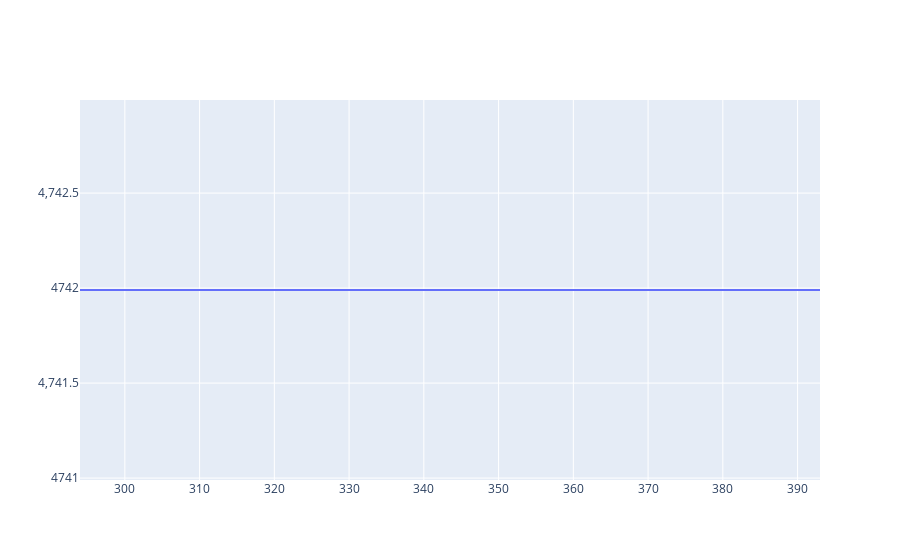

The notebook cell this image was saved under:
### Code cell
df = florida_cases.reset_index()[0]
print(df.values)
X = days

model = RandomForestRegressor()
model.fit(X, df.values.reshape(-1, 1))

# x_range = np.linspace(X.min(), X.max(), df.size)
# y_range = model.predict(x_range.reshape(-1, 1))
# Predict
x_range = np.linspace(294, df.size + 100,  100)
y_range = model.predict(x_range.reshape(-1, 1))
print(y_range)
# Y_Range = pd.Series(y_range[:,0], index=df.index)
fig = go.Figure()
fig.add_trace(
        go.Scatter(
            x=x_range,
            y=y_range,
        ))
fig.show()
